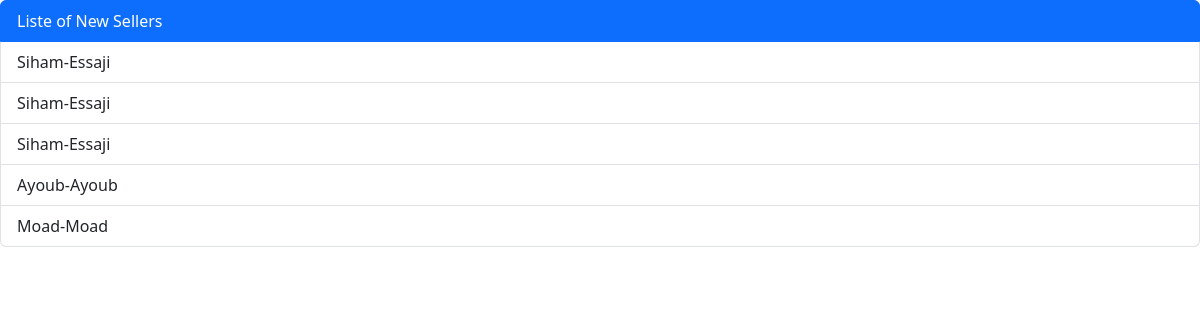
Before: /admin_panel/ with the older database file.
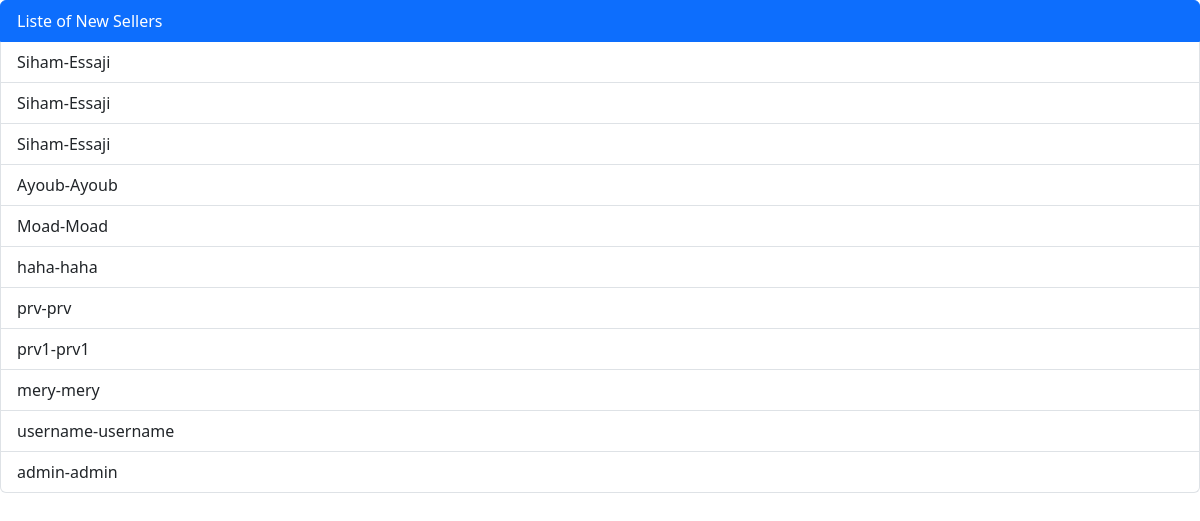
After: the same page with the newer database file.
### seller/models.py (models this page shows, shortened)
class SellerProfile(models.Model):
    user = models.OneToOneField(User, on_delete=models.CASCADE)
    first_name = models.CharField(max_length=150, blank=False, null=False)
    last_name = models.CharField(max_length=150, blank=False, null=False)
    cni = models.CharField(max_length=8, validators=[cni_validator])
    email = models.EmailField(unique=True, blank=False, null=False)
    image = models.ImageField(upload_to='seller/')
    address = models.TextField()
    phone_number = models.CharField(max_length=100, default='')
    is_seller = models.BooleanField(default=True)

### admin_panel/views.py (the view)
# urls.py: path('', sellers_forms),
def sellers_forms(request):
    sellers = SellerProfile.objects.all()
    return render(request, 'admin_panel.html', {'sellers':sellers})

### admin_panel/templates/admin_panel.html
{% load bootstrap5 %}
{% bootstrap_css %}
<div class="list-group">
    <a href="#" class="list-group-item list-group-item-action active">
      Liste of New Sellers
    </a>
    {% for seller in sellers%}
    <a href="{% url 'seller:seller_detail' seller.id %}" class="list-group-item list-group-item-action">{{ seller.first_name }}-{{ seller.last_name }}</a>
    {% endfor %}
  </div>

Changed rows visible on the page:
added SellerProfile: first_name "haha", last_name "haha"
added SellerProfile: first_name "prv", last_name "prv"
added SellerProfile: first_name "prv1", last_name "prv1"
added SellerProfile: first_name "mery", last_name "mery"
added SellerProfile: first_name "username", last_name "username"
added SellerProfile: first_name "admin", last_name "admin"
